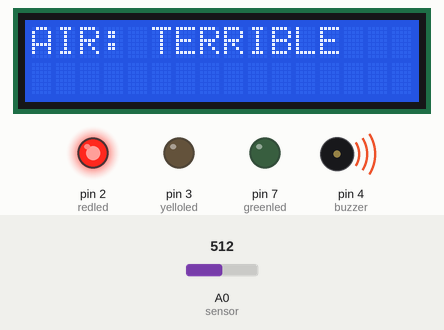
Recording of a sketch running on a simulated Arduino Uno, built with avr-gcc and run on an emulated ATmega328P. Shown: 16×2 character LCD, output pins drawn as LEDs (lit = HIGH), buzzer (waves = sounding). Inputs (shaded band) come from the test bench; at power-on: A0 (sensor) = 512. What the sketch prints to the serial monitor is not drawn.

Above: at 3.2 s.
3.3 s: A0 (sensor) set to 495
At 5.0 s:
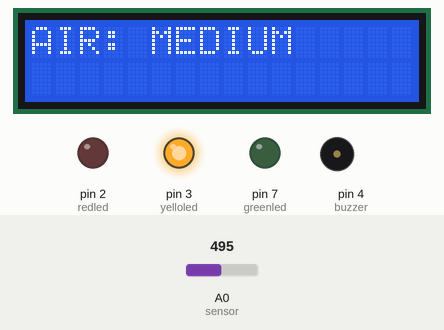
9.3 s: A0 (sensor) set to 362
13.3 s: A0 (sensor) set to 347
At 16.5 s:
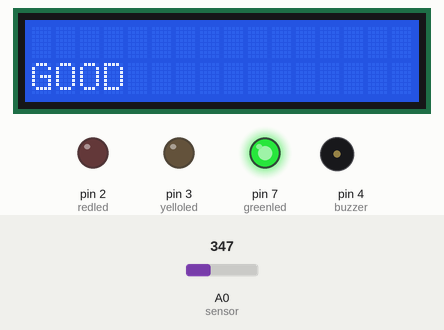
19.3 s: A0 (sensor) set to 365
At 24.7 s:
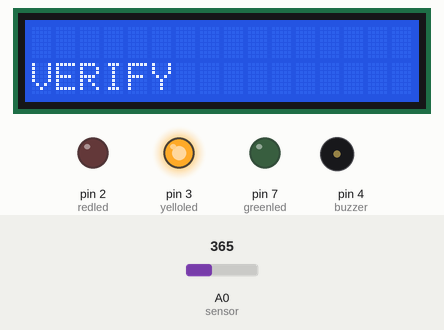
25.3 s: A0 (sensor) set to 511
At 26.5 s:
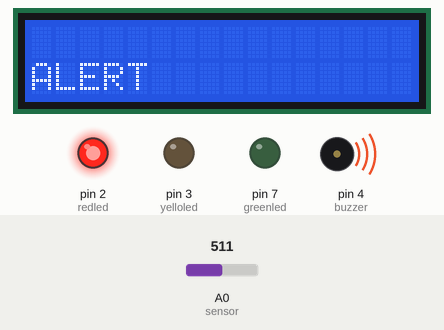
31.3 s: A0 (sensor) set to 345
At 34.2 s:
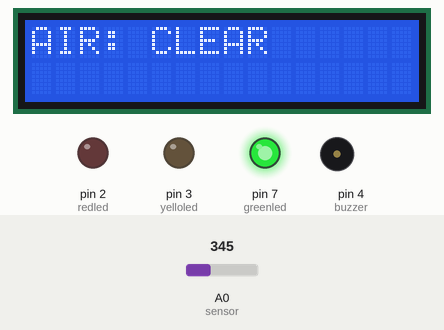
Timing chart, 0 to 35.7 s (numbered marks = the images above; inputs shaded):
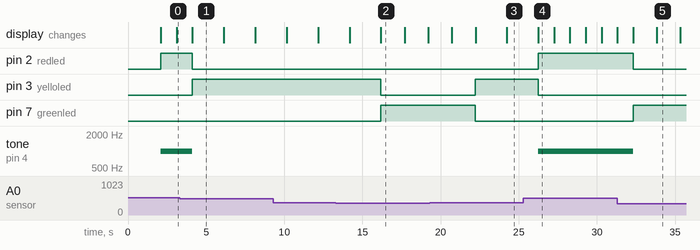

Measured:
- the behaviour switches between 355 and 354 on A0 (sensor) (found by bisection; images 1 and 2)
- after the input at 3.3 s, pin 2 (redled): HIGH → LOW after 0.81 s; pin 3 (yelloled): LOW → HIGH after 0.81 s; tone on pin 4 (buzzer): 1000 Hz → silent after 0.81 s; the display: changes after 0.82 s (image 1)
- after the input at 13.3 s, pin 3 (yelloled): HIGH → LOW after 2.9 s; pin 7 (greenled): LOW → HIGH after 2.9 s; the display: first differs from a run without the input after 2.9 s (image 2)
- after the input at 19.3 s, pin 3 (yelloled): LOW → HIGH after 2.9 s; pin 7 (greenled): HIGH → LOW after 2.9 s; the display: first differs from a run without the input after 2.9 s (image 3 shows a later state)
- after the input at 25.3 s, pin 2 (redled): LOW → HIGH after 0.94 s; pin 3 (yelloled): HIGH → LOW after 0.94 s; tone on pin 4 (buzzer): silent → 1000 Hz after 0.94 s; the display: changes after 0.95 s (image 4)
- after the input at 31.3 s, pin 2 (redled): HIGH → LOW after 1.0 s; pin 7 (greenled): LOW → HIGH after 1.0 s; tone on pin 4 (buzzer): 1000 Hz → silent after 1.0 s; the display: first differs from a run without the input after 1.0 s (image 5 shows a later state)
- what the display in image 1 shows lasts 2.0 s, from 4.1 s to 6.1 s

The sketch:

Mq7-I2c.ino
```cpp
#include <Wire.h>
#include <LiquidCrystal_I2C.h>

LiquidCrystal_I2C lcd(0x27, 16, 2); // Substitua 0x27 pelo endereço I2C correto do seu LCD

int redled = 2;
int greenled = 7;
int yelloled = 3;
int buzzer = 4;
int sensor = A0;
int sensorclear = 354;
int sensorThresh = 505;

void setup()
{
  pinMode(redled, OUTPUT);
  pinMode(yelloled, OUTPUT);
  pinMode(greenled, OUTPUT);
  pinMode(buzzer, OUTPUT);
  pinMode(sensor, INPUT);
  Serial.begin(9600);
  lcd.init(); // Inicializa o LCD
  lcd.backlight(); // Ativa a luz de fundo do LCD (se disponível)
  lcd.setCursor(0, 0);
  lcd.print("Initializing...");
  delay(2000);
  lcd.clear();
}

void loop()
{
  int analogValue = analogRead(sensor);

  Serial.println(analogValue);

  if (analogValue <= sensorclear)
  {
    digitalWrite(greenled, HIGH);
    digitalWrite(redled, LOW);
    digitalWrite(yelloled, LOW);
    noTone(buzzer);
    lcd.clear();
    lcd.setCursor(0, 1);
    lcd.print("GOOD");
    delay(1500);
    lcd.clear();
    lcd.setCursor(0, 0);
    lcd.print("AIR: CLEAR");
    delay(1500);
    /* lcd.clear(); */
  }

  if (analogValue >= 355 && analogValue <= 505)
  {
    digitalWrite(redled, LOW);
    digitalWrite(greenled, LOW);
    digitalWrite(yelloled, HIGH);
    noTone(buzzer);
    lcd.clear();
    lcd.setCursor(0, 0);
    lcd.print("AIR: MEDIUM");
    delay(2000);
    lcd.clear();
    lcd.setCursor(0, 1);
    lcd.print("VERIFY");
    delay(2000);
    /* lcd.clear(); */
  }

  if (analogValue >= sensorThresh)
  {
    digitalWrite(redled, HIGH);
    digitalWrite(greenled, LOW);
    digitalWrite(yelloled, LOW);
    tone(buzzer, 1000, 10000);
    lcd.clear();
    lcd.setCursor(0, 1);
    lcd.print("ALERT");
    delay(1000);
    lcd.clear();
    lcd.setCursor(0, 0);
    lcd.print("AIR: TERRIBLE");
    delay(1000);
    /* lcd.clear(); */
  }
}
```
